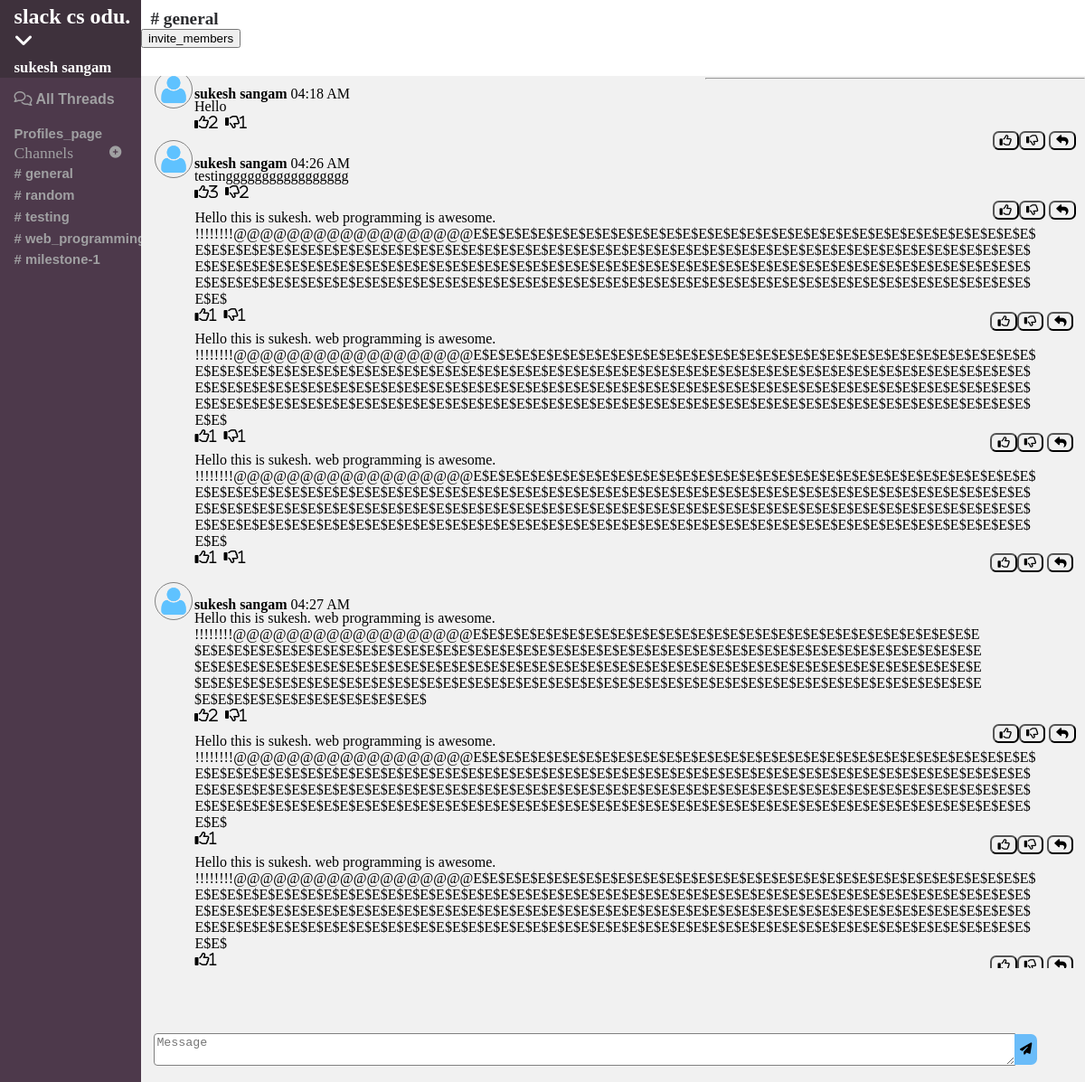
The page /php/home.php (signed in) on the database its author committed.
### tables this page shows
CREATE TABLE IF NOT EXISTS `channel_messages` (
  `message_id` int(11) NOT NULL AUTO_INCREMENT,
  `channel_id` int(11) NOT NULL,
  `user_id` int(11) NOT NULL,
  `message` text NOT NULL,
  `timestamp` timestamp NOT NULL,
  `smileys` varchar(10) NOT NULL,
  PRIMARY KEY (`message_id`),
  KEY `channel_id_messaged` (`channel_id`),
  KEY `user_id_messages` (`user_id`)
);

CREATE TABLE IF NOT EXISTS `users` (
  `user_id` int(11) NOT NULL AUTO_INCREMENT,
  `email_id` varchar(60) NOT NULL,
  `full_name` varchar(100) NOT NULL,
  `display_name` varchar(100) NOT NULL,
  `password` varchar(20) NOT NULL,
  `work_space_url` varchar(500) NOT NULL,
  `description` varchar(500) NOT NULL,
  `status` varchar(100) NOT NULL,
  `phone_number` varchar(15) NOT NULL,
  `time_zone` varchar(30) NOT NULL,
  `skype_id` varchar(30) NOT NULL,
  `picture` varchar(100) NOT NULL DEFAULT '../images/default.png',
  `mode` varchar(20) NOT NULL,
  `timestamp` timestamp NOT NULL,
  PRIMARY KEY (`user_id`),
  KEY `work_space_url` (`work_space_url`)
);

### php/default_channel.php (called while the page is built, shortened)
<?php
include("connect.php");
$email = $_SESSION['email'];
$channel_name='general';
function get_channel_id($conn,$email,$channel_name){
    $query1 = mysqli_query($conn,"select channels.channel_id from channels,channel_users,users where channels.channel_name='".mysqli_real_escape_string($conn,$channel_name)."' and channels.channel_id=channel_users.channel_id and channel_users.user_id=users.user_id and users.work_space_url=channels.work_space_url and users.email_id='".mysqli_real_escape_string($conn,$email)."'");
    $res1 = mysqli_fetch_row($query1);
    $channel_id=$res1[0];
    return $channel_id;
}
$channel_id=get_channel_id($conn,$email,$channel_name);

### php/retrieve_messages.php (the view, shortened to what this page needs)
<?php
include("connect.php");
function retrieving_messages($conn,$channel_id){
   $query = "select  * from channel_messages where channel_id='" . $channel_id . "'";
    $result =$conn->query($query);
    $temp_time="";
    $temp_time_month="";
    $counter_today=0;
    $counter_yesterday=0;
    while($row=$result->fetch_array(MYSQLI_ASSOC))
    {
        echo "<br>";
            $user_id=$row["user_id"];
            $query_user="select * from users where user_id='".$user_id."'";
            $result_user=$conn->query($query_user);
            $row_user=$result_user->fetch_array(MYSQLI_ASSOC);
            $formated_date=date("l F jS, Y",strtotime($row["timestamp"]));
            $formated_time_am_pm=date("h:i A",strtotime($row["timestamp"]));
        $message_id_for_likes=$row["message_id"];
        $query_message_id_like="SELECT count(*) as count FROM `message_reaction` WHERE message_id='$message_id_for_likes' and reaction=1";
        $result_message_id_like=$conn->query($query_message_id_like);
        if(mysqli_num_rows($result_message_id_like)>0) {
        $row_message_id_like=$result_message_id_like->fetch_array(MYSQLI_ASSOC);
        $count_like=$row_message_id_like["count"];
            }
        $query_message_id_dislike="SELECT count(*) as count FROM `message_reaction` WHERE message_id='$message_id_for_likes' and reaction=2";
        $result_message_id_dislike=$conn->query($query_message_id_dislike);
            if(mysqli_num_rows($result_message_id_dislike)>0) {
                $row_message_id_dislike = $result_message_id_dislike->fetch_array(MYSQLI_ASSOC);
                $count_dislike=$row_message_id_dislike["count"];
            }
            if($temp_time==$formated_time_am_pm) {
                echo "<div class=\"message_display_sub the_whole_message_sub\" > <div class=\"message_sub\" id=\"".htmlspecialchars($row["message_id"])."_div\">" .htmlspecialchars($row["message"]) ." <br> " ;
                if($count_like>0)
                {
                    echo "<i class=\"fa fa-thumbs-o-up\" aria-hidden=\"true\" id=\"". htmlspecialchars($row["message_id"]). "_like\">".$count_like."</i> &nbsp;";
                }
                if($count_dislike>0)
                {
                    echo   "<i class=\"fa fa-thumbs-o-down\" aria-hidden=\"true\"  id=\"". htmlspecialchars($row["message_id"]). "_dislike\"  >".$count_dislike."</i>&nbsp;";
                }
                echo "</div>";
               echo "<div class=\"message_reactions_sub\" ><button id=\"like\"  class=\"like_dislike\" value=\" ". htmlspecialchars($row["message_id"]). "\"><i class=\"fa fa-thumbs-o-up\" aria-hidden=\"true\"></i></button><button id=\"dis_like\"   class=\"like_dislike\"  value=\" ". htmlspecialchars($row["message_id"]). "\"> <i class=\"fa fa-thumbs-o-down\" aria-hidden=\"true\"></i></button> <button id=\"thread_message\"   class=\"like_dislike\"  value=\" ". htmlspecialchars($row["message_id"]). "\"> <i class=\"fa fa-reply\" aria-hidden=\"true\"></i></button> </div> </div>";
            }
            else{
                $temp_time=$formated_time_am_pm;
                $date_current=new DateTime();
                $date_yesterday=new DateTime();
                $date_current_format=$date_current->format('d.m.Y');
                $date_yesterday->sub(new DateInterval('P1D'));
                $date_yesterday_format=$date_yesterday->format('d.m.Y');
                $msg_date=date('d.m.Y',strtotime($row["timestamp"]));
                if($date_current_format== $msg_date and $counter_today==0){
                    echo "<hr class=\"left_hr\"> <span class=\"today_text\">today</span> <hr class=\"right_hr\">";
                    $counter_today++;
                }
                else if($counter_yesterday==0 and $date_yesterday_format== $msg_date ){
                    echo "<hr class=\"left_hr\"> <span class=\"today_text\">yesterday</span> <hr class=\"right_hr\">";
                    $counter_yesterday++;
                }
                else if($temp_time_month!=$formated_date and $counter_yesterday!=1)
                {
                    if($counter_today!=1) {
                        echo "<hr class=\"left_hr\"> <span class=\"date_msg_text\">$formated_date</span> <hr class=\"right_hr\">";
                        $temp_time_month = $formated_date;
                    }
                }
                echo " <div class=\"the_whole_message\">";
                echo "<div class=\"image_div\"><img class=\"message_user_image\" src=\"" . $row_user["picture"] . "\"</img></div>";
                echo "<div class=\"message_user_full_name\"><span class=\"fullname_msg_span\" \>" . $row_user['full_name'] . " </span>" . $formated_time_am_pm . "</div>";
                echo "<div class=\"message_display \" id=\"".htmlspecialchars($row["message_id"])."_div\"><div class=\"only_message\">".htmlspecialchars($row["message"])."  </div>  ";
                if($count_like>0)
                {
                    echo "<i class=\"fa fa-thumbs-o-up\" aria-hidden=\"true\"  id=\"".htmlspecialchars($row["message_id"])."_like\"  >".$count_like."</i> &nbsp;";
                }
                if($count_dislike>0)
                {
                    echo   "<i class=\"fa fa-thumbs-o-down\" aria-hidden=\"true\" id=\"".htmlspecialchars($row["message_id"])."_dislike\" >".$count_dislike."</i>&nbsp;";
                }
                echo "<div class=\"thread_count_div_".htmlspecialchars($row["message_id"])."\">";
                echo "</div></div> ";
                echo "</div>";
                echo "<div class=\"message_reactions_with_user\"><button id=\"like\"  class=\"like_dislike\" value=\"".htmlspecialchars($row["message_id"])."\"><i class=\"fa fa-thumbs-o-up\" aria-hidden=\"true\"></i></button><button id=\"dis_like\"   class=\"like_dislike\"  value=\"".htmlspecialchars($row["message_id"])."\"> <i class=\"fa fa-thumbs-o-down\" aria-hidden=\"true\"></i></button> <button id=\"thread_message\"   class=\"like_dislike\"  value=\" ". htmlspecialchars($row["message_id"]). "\"> <i class=\"fa fa-reply\" aria-hidden=\"true\"></i></button> </div>";
            }
    }
}
retrieving_messages($conn,$channel_id);

### css/home.css (style rules this page uses)
body { margin:0; padding:0; background-color:#F1F1F1; }
.message_display { padding:1%; width: 91%; bottom: 0; word-wrap: break-word; }
.message_sub { width: 91%; }
.message_user_image { border: solid 1px gray; margin-left: 1.5%; border-radius: 50%; height: 40px; width: 40px; }
.message_user_full_name { float: left; margin-left: 6%; margin-top: -3.0%; }
.message_display { float: left; margin-left: 5%; margin-top: -2.5%; }
.only_message { width: 98%; }
.message_display_sub { position: relative; float: left; margin-left: 4.7%; margin-top: -1%; margin-bottom: 1%; width: 98%; padding-left:1% ; bottom: 0; word-wrap: break-word; }
.fullname_msg_span { font-weight: 600; }
.right_hr { width: 40%; float: right; }
.date_msg_text { margin-left: 5%; }
.the_whole_message { width: 94%; padding: 0; }
.message_reactions_with_user { float: right; margin-top: -1%; margin-right: 1%; background-color:#F1F1F1; border-radius: 0.3em; visibility: visible; }
.message_reactions_sub { float: right; margin-top: -1.3%; margin-right: 1%; background-color:#F1F1F1; border-radius: 0.3em; margin-right: 5%; }
.like_dislike { background-color: transparent; border-radius: 0.5em; outline: none; }
.image_div { padding: 0; }

### rows shown on the page
channel_messages: user.picture (placeholder picture), user.full_name "sukesh sangam", timestamp "04:18 AM", message "Hello", count_like "2", count_dislike "1", $row["message_id"] 87 (drawn)
channel_messages: user.picture (placeholder picture), user.full_name "sukesh sangam", timestamp "04:26 AM", message "testinggggggggggggggggg", count_like "3", count_dislike "2", $row["message_id"] 89 (drawn)
channel_messages: message "Hello this is sukesh. web programming is awesome. !!!!!!!!@@@@@@@@@@@@@@@@@@E$E$E$E$E$E$E$E$E$E$E$E$E$E$E$E$E$E$E$E$E$E$E$E$E$E$E$E$E$E$E$E$E$E$E$E$E$E$E$E$E$E$E$E$E$E$E$E$E$E$E$E$E$E$E$E$E$E$E$E$E$E$E$E$E$E$E$E$E$E$E$E$E$E$E$E$E$E$E$E$E$E$E$E$E$E$E$E$E$E$E$E$E$E$E$E$E$E$E$E$E$E$E$E$E$E$E$E$E$E$E$E$E$E$E$E$E$E$E$E$E$E$E$E$E$E$E$E$E$E$E$E$E$E$E$E$E$E$E$E$E$E$E$E$E$E$E$E$E$E$E$E$E$E$E$E$E$E$E$E$E$E$E$E$E$E$E$E$E$E$E$E$E$E$E$E$E$E$E$E$E$E$E$E$E$E$E$E$E$E$E$E$E$", count_like "1", count_dislike "1", $row["message_id"] 91 (drawn)
channel_messages: message "Hello this is sukesh. web programming is awesome. !!!!!!!!@@@@@@@@@@@@@@@@@@E$E$E$E$E$E$E$E$E$E$E$E$E$E$E$E$E$E$E$E$E$E$E$E$E$E$E$E$E$E$E$E$E$E$E$E$E$E$E$E$E$E$E$E$E$E$E$E$E$E$E$E$E$E$E$E$E$E$E$E$E$E$E$E$E$E$E$E$E$E$E$E$E$E$E$E$E$E$E$E$E$E$E$E$E$E$E$E$E$E$E$E$E$E$E$E$E$E$E$E$E$E$E$E$E$E$E$E$E$E$E$E$E$E$E$E$E$E$E$E$E$E$E$E$E$E$E$E$E$E$E$E$E$E$E$E$E$E$E$E$E$E$E$E$E$E$E$E$E$E$E$E$E$E$E$E$E$E$E$E$E$E$E$E$E$E$E$E$E$E$E$E$E$E$E$E$E$E$E$E$E$E$E$E$E$E$E$E$E$E$E$E$E$", count_like "1", count_dislike "1", $row["message_id"] 92 (drawn)
channel_messages: message "Hello this is sukesh. web programming is awesome. !!!!!!!!@@@@@@@@@@@@@@@@@@E$E$E$E$E$E$E$E$E$E$E$E$E$E$E$E$E$E$E$E$E$E$E$E$E$E$E$E$E$E$E$E$E$E$E$E$E$E$E$E$E$E$E$E$E$E$E$E$E$E$E$E$E$E$E$E$E$E$E$E$E$E$E$E$E$E$E$E$E$E$E$E$E$E$E$E$E$E$E$E$E$E$E$E$E$E$E$E$E$E$E$E$E$E$E$E$E$E$E$E$E$E$E$E$E$E$E$E$E$E$E$E$E$E$E$E$E$E$E$E$E$E$E$E$E$E$E$E$E$E$E$E$E$E$E$E$E$E$E$E$E$E$E$E$E$E$E$E$E$E$E$E$E$E$E$E$E$E$E$E$E$E$E$E$E$E$E$E$E$E$E$E$E$E$E$E$E$E$E$E$E$E$E$E$E$E$E$E$E$E$E$E$E$", count_like "1", count_dislike "1", $row["message_id"] 93 (drawn)
channel_messages: user.picture (placeholder picture), user.full_name "sukesh sangam", timestamp "04:27 AM", message "Hello this is sukesh. web programming is awesome. !!!!!!!!@@@@@@@@@@@@@@@@@@E$E$E$E$E$E$E$E$E$E$E$E$E$E$E$E$E$E$E$E$E$E$E$E$E$E$E$E$E$E$E$E$E$E$E$E$E$E$E$E$E$E$E$E$E$E$E$E$E$E$E$E$E$E$E$E$E$E$E$E$E$E$E$E$E$E$E$E$E$E$E$E$E$E$E$E$E$E$E$E$E$E$E$E$E$E$E$E$E$E$E$E$E$E$E$E$E$E$E$E$E$E$E$E$E$E$E$E$E$E$E$E$E$E$E$E$E$E$E$E$E$E$E$E$E$E$E$E$E$E$E$E$E$E$E$E$E$E$E$E$E$E$E$E$E$E$E$E$E$E$E$E$E$E$E$E$E$E$E$E$E$E$E$E$E$E$E$E$E$E$E$E$E$E$E$E$E$E$E$E$E$E$E$E$E$E$E$E$E$E$E$E$E$", count_like "2", count_dislike "1", $row["message_id"] 94 (drawn)
channel_messages: message "Hello this is sukesh. web programming is awesome. !!!!!!!!@@@@@@@@@@@@@@@@@@E$E$E$E$E$E$E$E$E$E$E$E$E$E$E$E$E$E$E$E$E$E$E$E$E$E$E$E$E$E$E$E$E$E$E$E$E$E$E$E$E$E$E$E$E$E$E$E$E$E$E$E$E$E$E$E$E$E$E$E$E$E$E$E$E$E$E$E$E$E$E$E$E$E$E$E$E$E$E$E$E$E$E$E$E$E$E$E$E$E$E$E$E$E$E$E$E$E$E$E$E$E$E$E$E$E$E$E$E$E$E$E$E$E$E$E$E$E$E$E$E$E$E$E$E$E$E$E$E$E$E$E$E$E$E$E$E$E$E$E$E$E$E$E$E$E$E$E$E$E$E$E$E$E$E$E$E$E$E$E$E$E$E$E$E$E$E$E$E$E$E$E$E$E$E$E$E$E$E$E$E$E$E$E$E$E$E$E$E$E$E$E$E$", count_like "1", $row["message_id"] 95 (drawn)
channel_messages: message "Hello this is sukesh. web programming is awesome. !!!!!!!!@@@@@@@@@@@@@@@@@@E$E$E$E$E$E$E$E$E$E$E$E$E$E$E$E$E$E$E$E$E$E$E$E$E$E$E$E$E$E$E$E$E$E$E$E$E$E$E$E$E$E$E$E$E$E$E$E$E$E$E$E$E$E$E$E$E$E$E$E$E$E$E$E$E$E$E$E$E$E$E$E$E$E$E$E$E$E$E$E$E$E$E$E$E$E$E$E$E$E$E$E$E$E$E$E$E$E$E$E$E$E$E$E$E$E$E$E$E$E$E$E$E$E$E$E$E$E$E$E$E$E$E$E$E$E$E$E$E$E$E$E$E$E$E$E$E$E$E$E$E$E$E$E$E$E$E$E$E$E$E$E$E$E$E$E$E$E$E$E$E$E$E$E$E$E$E$E$E$E$E$E$E$E$E$E$E$E$E$E$E$E$E$E$E$E$E$E$E$E$E$E$E$", count_like "1", $row["message_id"] 96 (drawn)

### other values the page prints
$_SESSION['work_space_name'] "slack cs odu."
$_SESSION["display_name"] "sukesh sangam"
